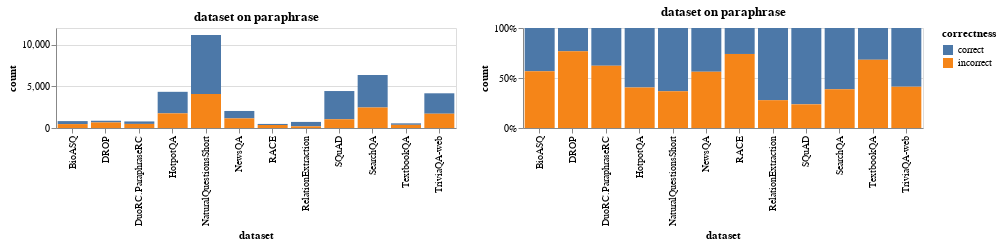

The code cell stored with this chart in its notebook:
### Code cell
# the correct/incorrect distribution doesn't seem to change much, but the NaturalQuestionShort seem to have much more paraphasing?
visualize_dataset_attr_on_a_group("paraphrase")

### Figure 1 — Vega-Lite specification as saved in the notebook (floating-point values rounded to 4 significant figures)
{"$schema": "https://vega.github.io/schema/vega-lite/v3.2.1.json", "config": {"mark": {"tooltip": null}, "view": {"height": 300, "width": 400}}, "datasets": {"data-b019780238470296d5cb6cc8ec480f48": [{"correctness": "correct", "count": 3386, "dataset": "SQuAD"}, {"correctness": "correct", "count": 7058, "dataset": "NaturalQuestionsShort"}, {"correctness": "correct", "count": 3908, "dataset": "SearchQA"}, {"correctness": "correct", "count": 2585, "dataset": "HotpotQA"}, {"correctness": "correct", "count": 359, "dataset": "BioASQ"}, {"correctness": "correct", "count": 177, "dataset": "TextbookQA"}, {"correctness": "correct", "count": 527, "dataset": "RelationExtraction"}, {"correctness": "correct", "count": 2450, "dataset": "TriviaQA-web"}, {"correctness": "correct", "count": 298, "dataset": "DuoRC.ParaphraseRC"}, {"correctness": "correct", "count": 892, "dataset": "NewsQA"}, {"correctness": "correct", "count": 203, "dataset": "DROP"}, {"correctness": "correct", "count": 127, "dataset": "RACE"}, {"correctness": "incorrect", "count": 2461, "dataset": "SearchQA"}, {"correctness": "incorrect", "count": 4095, "dataset": "NaturalQuestionsShort"}, {"correctness": "incorrect", "count": 1757, "dataset": "HotpotQA"}, {"correctness": "incorrect", "count": 1050, "dataset": "SQuAD"}, {"correctness": "incorrect", "count": 469, "dataset": "BioASQ"}, {"correctness": "incorrect", "count": 490, "dataset": "DuoRC.ParaphraseRC"}, {"correctness": "incorrect", "count": 1152, "dataset": "NewsQA"}, {"correctness": "incorrect", "count": 362, "dataset": "RACE"}, {"correctness": "incorrect", "count": 203, "dataset": "RelationExtraction"}, {"correctness": "incorrect", "count": 1714, "dataset": "TriviaQA-web"}, {"correctness": "incorrect", "count": 668, "dataset": "DROP"}, {"correctness": "incorrect", "count": 380, "dataset": "TextbookQA"}]}, "hconcat": [{"data": {"name": "data-b019780238470296d5cb6cc8ec480f48"}, "encoding": {"color": {"field": "correctness", "scale": {"domain": ["correct", "incorrect"]}, "type": "nominal"}, "tooltip": [{"field": "dataset", "type": "nominal"}, {"field": "count", "type": "quantitative"}, {"field": "correctness", "type": "nominal"}], "x": {"bin": null, "field": "dataset", "type": "nominal"}, "y": {"field": "count", "stack": "zero", "type": "quantitative"}}, "height": 100, "mark": "bar", "title": "dataset on paraphrase"}, {"data": {"name": "data-b019780238470296d5cb6cc8ec480f48"}, "encoding": {"color": {"field": "correctness", "scale": {"domain": ["correct", "incorrect"]}, "type": "nominal"}, "tooltip": [{"field": "dataset", "type": "nominal"}, {"field": "count", "type": "quantitative"}, {"field": "correctness", "type": "nominal"}], "x": {"bin": null, "field": "dataset", "type": "nominal"}, "y": {"field": "count", "stack": "normalize", "type": "quantitative"}}, "height": 100, "mark": "bar", "title": "dataset on paraphrase"}]}
